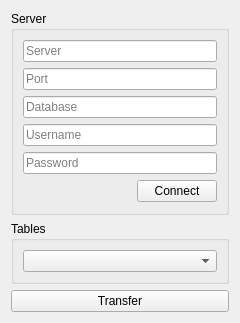
<?xml version="1.0" encoding="UTF-8"?>
<ui version="4.0">
 <class>SQLimport</class>
 <widget class="QWidget" name="SQLimport">
  <property name="geometry">
   <rect>
    <x>0</x>
    <y>0</y>
    <width>240</width>
    <height>300</height>
   </rect>
  </property>
  <property name="maximumSize">
   <size>
    <width>240</width>
    <height>300</height>
   </size>
  </property>
  <property name="windowTitle">
   <string>Form</string>
  </property>
  <layout class="QVBoxLayout" name="verticalLayout_3">
   <item>
    <widget class="QGroupBox" name="groupBox_2">
     <property name="title">
      <string>Server</string>
     </property>
     <layout class="QVBoxLayout" name="verticalLayout">
      <item>
       <widget class="QLineEdit" name="lE_Server">
        <property name="inputMask">
         <string/>
        </property>
        <property name="text">
         <string/>
        </property>
        <property name="placeholderText">
         <string>Server</string>
        </property>
       </widget>
      </item>
      <item>
       <widget class="QLineEdit" name="lE_Port">
        <property name="readOnly">
         <bool>false</bool>
        </property>
        <property name="placeholderText">
         <string>Port</string>
        </property>
       </widget>
      </item>
      <item>
       <widget class="QLineEdit" name="lE_Database">
        <property name="placeholderText">
         <string>Database</string>
        </property>
       </widget>
      </item>
      <item>
       <widget class="QLineEdit" name="lE_Username">
        <property name="text">
         <string/>
        </property>
        <property name="placeholderText">
         <string>Username</string>
        </property>
       </widget>
      </item>
      <item>
       <widget class="QLineEdit" name="lE_Password">
        <property name="placeholderText">
         <string>Password</string>
        </property>
       </widget>
      </item>
      <item>
       <layout class="QHBoxLayout" name="horizontalLayout">
        <item>
         <widget class="QLabel" name="label_status">
          <property name="minimumSize">
           <size>
            <width>23</width>
            <height>23</height>
           </size>
          </property>
          <property name="maximumSize">
           <size>
            <width>23</width>
            <height>23</height>
           </size>
          </property>
          <property name="text">
           <string/>
          </property>
         </widget>
        </item>
        <item>
         <spacer name="horizontalSpacer">
          <property name="orientation">
           <enum>Qt::Horizontal</enum>
          </property>
          <property name="sizeHint" stdset="0">
           <size>
            <width>40</width>
            <height>20</height>
           </size>
          </property>
         </spacer>
        </item>
        <item>
         <widget class="QPushButton" name="btn_Connect">
          <property name="text">
           <string>Connect</string>
          </property>
         </widget>
        </item>
       </layout>
      </item>
     </layout>
    </widget>
   </item>
   <item>
    <widget class="QGroupBox" name="groupBox">
     <property name="title">
      <string>Tables</string>
     </property>
     <layout class="QVBoxLayout" name="verticalLayout_2">
      <item>
       <widget class="QComboBox" name="cB_Tables"/>
      </item>
     </layout>
    </widget>
   </item>
   <item>
    <spacer name="verticalSpacer">
     <property name="orientation">
      <enum>Qt::Vertical</enum>
     </property>
     <property name="sizeHint" stdset="0">
      <size>
       <width>20</width>
       <height>40</height>
      </size>
     </property>
    </spacer>
   </item>
   <item>
    <widget class="QPushButton" name="btn_Transfer">
     <property name="text">
      <string>Transfer</string>
     </property>
    </widget>
   </item>
  </layout>
 </widget>
 <resources/>
 <connections/>
</ui>
